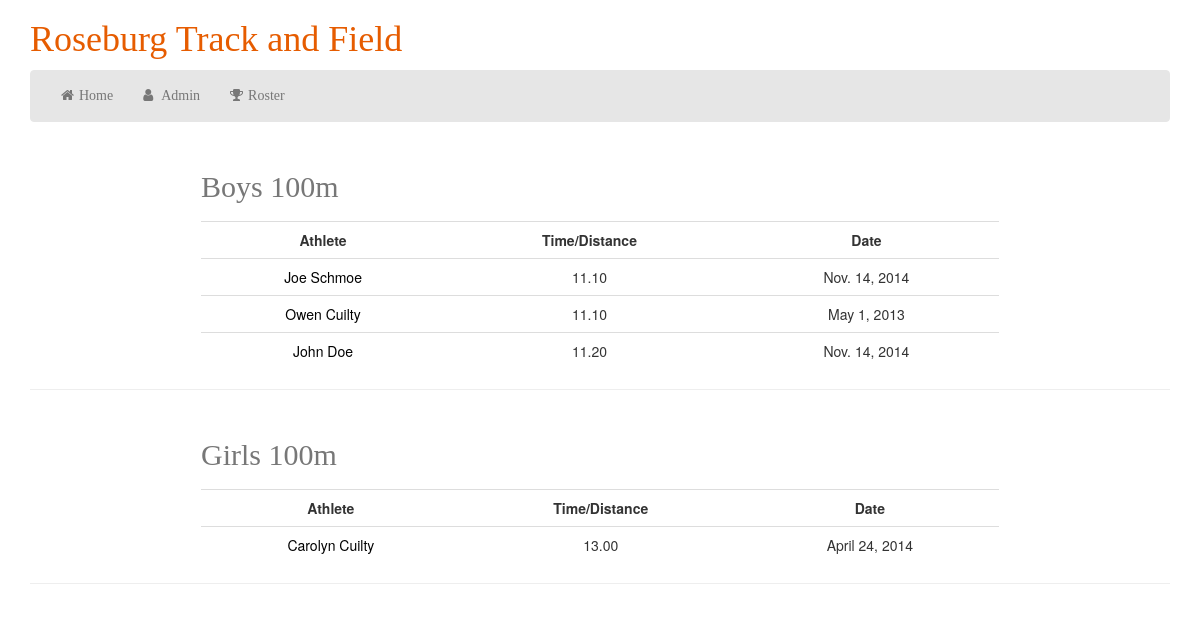
Page /track/events/2/ on the committed database.
### track/models.py (models this page shows, shortened)
class Event(models.Model):
	BOYS = 'B'
	GIRLS = 'G'
	CHOICES = (
		(BOYS, 'Boys'),
		(GIRLS, 'Girls'),
	)
	gender = models.CharField(max_length=1, choices=CHOICES, null=False)
	event_name = models.CharField(max_length=20, null=False)
	class Meta:
		unique_together = ('event_name', 'gender')

class Record(models.Model):
	event_name = models.ForeignKey(Event, default=1)
	athlete = models.ForeignKey(Athlete, default=1)
	time_dist = models.DecimalField('Time/Distance', decimal_places=2, max_digits=5)
	date = models.DateField()
	class Meta:
		unique_together = ('event_name', 'athlete')

class Athlete(models.Model):
	def __str__(self):
		return (self.first_name + ' ' + self.last_name)
	FRESHMAN = 'FR'
	SOPHOMORE = 'SO'
	JUNIOR = 'JR'
	SENIOR = 'SR'
	CHOICES = (
		(FRESHMAN, 'Freshman'),
		(SOPHOMORE, 'Sophomore'),
		(JUNIOR, 'Junior'),
		(SENIOR, 'Senior'),
	)
	BOY = 'B'
	GIRL = 'G'
	OPTIONS = (
		(BOY, 'Boy'),
		(GIRL, 'Girl'),
	)
	gender = models.CharField(max_length=1, choices=OPTIONS, null=False)
	year = models.CharField(max_length=2, choices=CHOICES, default=FRESHMAN)
	first_name = models.CharField(max_length=20, null=False)
	last_name = models.CharField(max_length=20, null=False)
	class Meta:
		unique_together = ('first_name', 'last_name')

### track/views.py (the view)
# urls.py: url(r'^events/(?P<event_id>\d+)/', views.EventProfile, name='event_profile'),
def EventProfile(request, event_id):
	event_profiles = []
	event_name = (Event.objects.get(pk=event_id)).event_name
	events = Event.objects.filter(event_name=event_name)
	for event in events:
		records = Record.objects.filter(event_name=event.id).order_by('time_dist')
		event_profile = { 'event' : event, 'records' : records }
		event_profiles.append(event_profile)
	return render(request, 'track/event_profile.html', { 'event_profiles' : event_profiles })

### track/templates/track/event_profile.html (shortened to what this page needs)
{% load staticfiles %}
<!DOCTYPE html>
  <html>
    <head>
      <link rel="stylesheet"
      href="http://maxcdn.bootstrapcdn.com/bootstrap/3.2.0/css/bootstrap.min.css">
      <link rel="stylesheet"
      href="//maxcdn.bootstrapcdn.com/font-awesome/4.2.0/css/font-awesome.min.css">
      <link rel="stylesheet" type="text/css" href="{% static 'track/base.css' %}" />
    </head>
  <body>
    <div class="container">
  	  <h1>Roseburg Track and Field</h1>
      <nav class="navbar navbar-default" role="navigation">
        <div class="container-fluid">
          <div>
            <ul class="nav navbar-nav">
              <li><a href="{% url 'track:index' %}"><i class="fa fa-home fa-fw"></i>Home</a></li>
              <li><a href="{% url 'admin:index' %}"><i class="fa fa-user fa-fw"></i>Admin</a></li>
              <li><a href="{% url 'track:athlete_list' %}"><i class="fa fa-trophy fa-fw"></i>Roster</a></li>
            </ul>
          </div>
        </div>
      </nav>
      {% for event_profile in event_profiles %}
        <table class="table">
        <caption>
          <h2>{{ event_profile.event.get_gender_display }} {{event_profile.event.event_name }}</h2>
        </caption>
        <tr>
          <th class="text-center">Athlete</th>
          <th class="text-center">Time/Distance</th>
          <th class="text-center">Date</th>
        {% for record in event_profile.records %}
          <tr>
          <td class="text-center">
            <a href="{% url 'track:athlete_profile' record.athlete.id %}">{{ record.athlete }}</a></td>
          <td class="text-center">{{ record.time_dist }}</td>
          <td class="text-center">{{ record.date }}</td>
        {% endfor %}
        </table>
        <hr>
      {% endfor %}
    </div>
  </body>
</html>

### track/static/track/base.css (style rules this page uses)
h1 { color: #E65C00; font-family: 'Libre Baskerville', serif; }
h2 { font-family: 'Libre Baskerville', serif; }
.navbar-default { background-color: #E6E6E6; border-color: #E6E6E6; }
li { color: #000000; font-family: 'Libre Baskerville', serif; }
.table { width: 70%; position: center; margin-left: auto; margin-right: auto; }
a:link { color: #000000; text-decoration: none; }
i { padding-right: 10px; }

### rows in the picture
Event: event.gender "Boys", event.event_name "100m"
Record: athlete "Joe Schmoe", time_dist "11.10", date "Nov. 14, 2014"
Record: athlete "Owen Cuilty", time_dist "11.10", date "May 1, 2013"
Record: athlete "John Doe", time_dist "11.20", date "Nov. 14, 2014"
Event: event.gender "Girls", event.event_name "100m"
Record: athlete "Carolyn Cuilty", time_dist "13.00", date "April 24, 2014"
